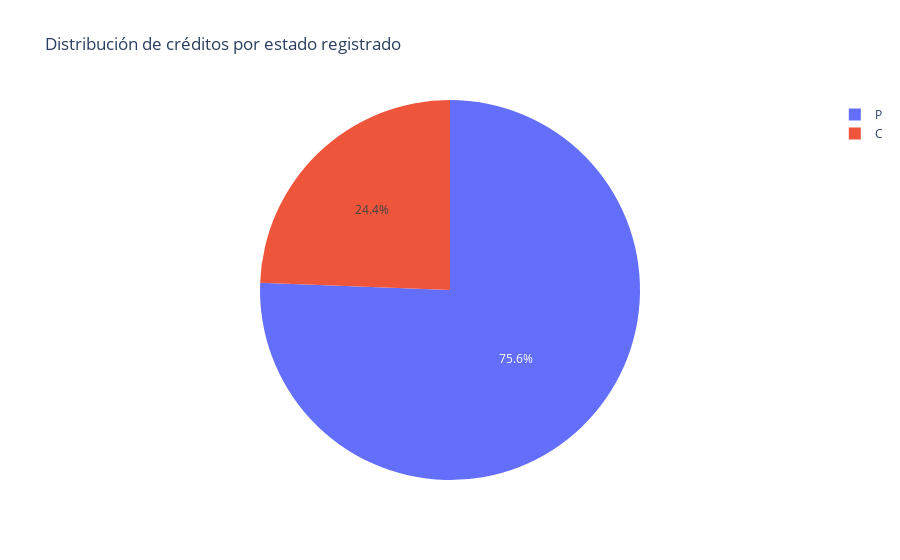

Here is the notebook cell this chart was saved with:
### Code cell
# Conteo de ocurrencias por estado
estado_credito_counts = df['estado_credito_N'].value_counts()

# Gráfico de torta de estos valores
fig = go.Figure(data=[go.Pie(labels=estado_credito_counts.index, values=estado_credito_counts)])
fig.update_layout(title_text='Distribución de créditos por estado registrado')
fig.show()

### Figure 1 — Plotly figure (JSON) as saved in the notebook; plotly's stock layout.template omitted (floating-point values rounded to 4 significant figures)
{"data": [{"labels": ["P", "C"], "type": "pie", "values": [6713, 2165]}], "layout": {"title": {"text": "Distribución de créditos por estado registrado"}}}
